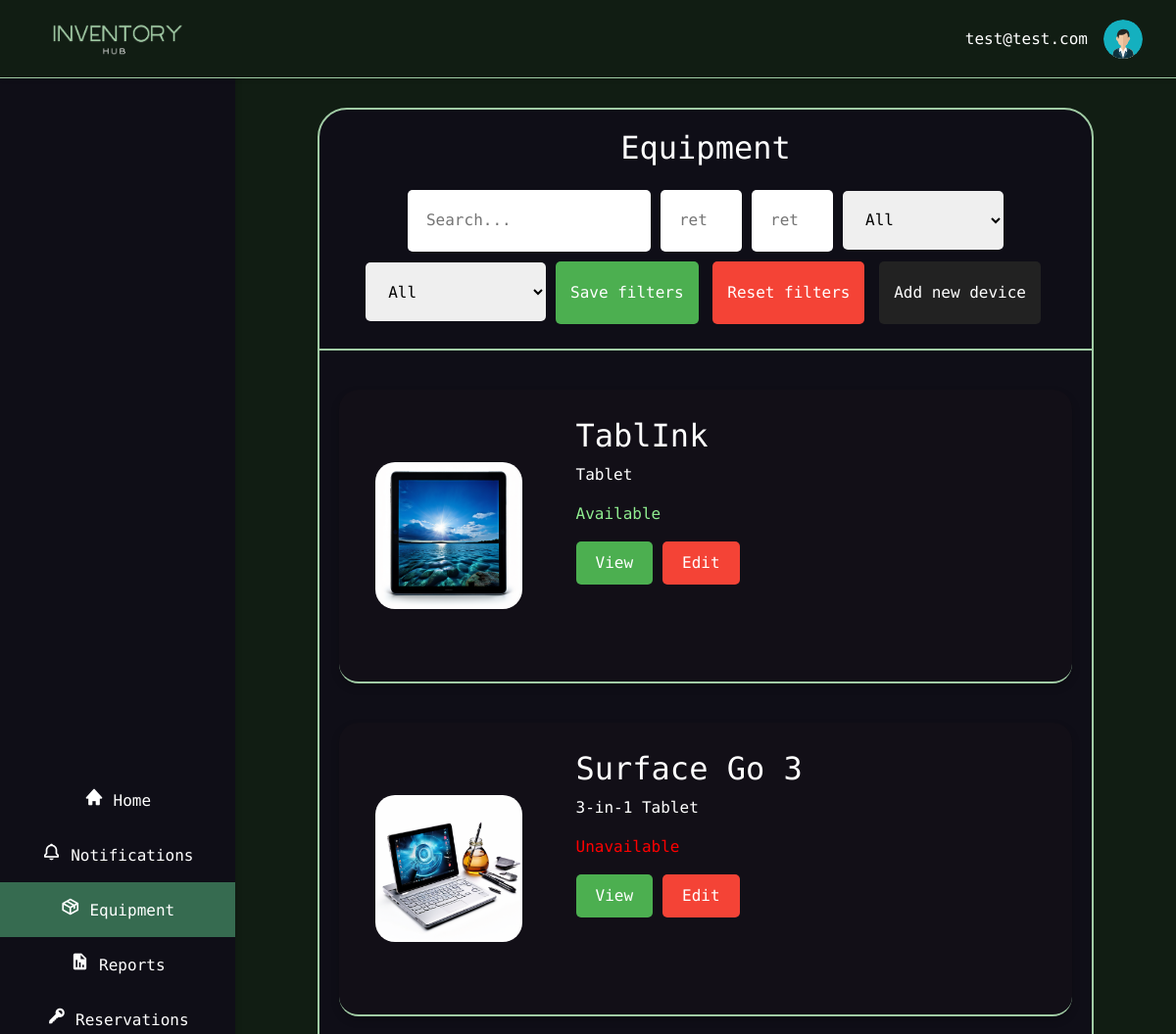
Page /equipment/ (signed in, upper part) on the earlier database version.
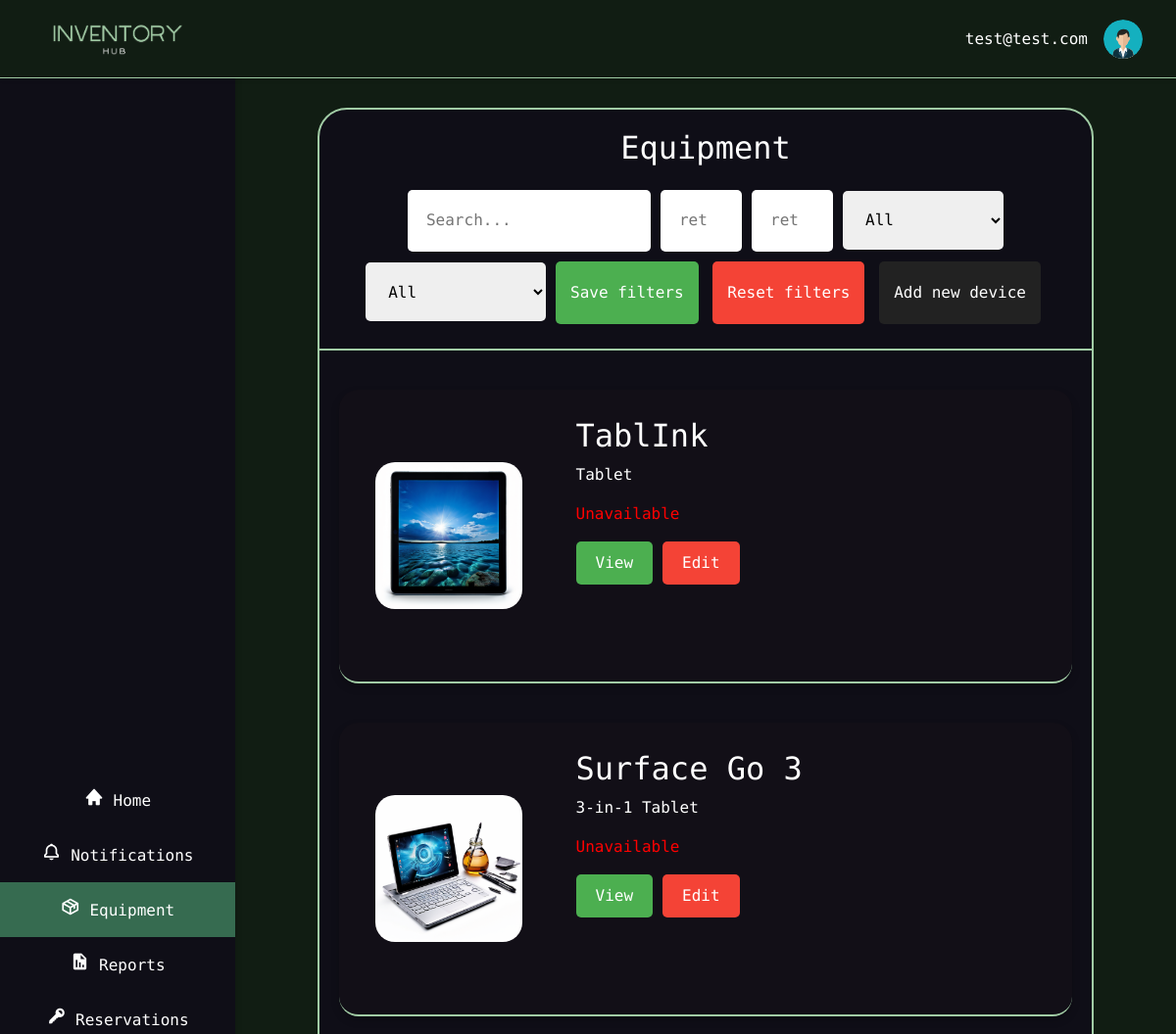
Same page on the later database version.
### InventoryManagement/models.py (models this page shows, shortened)
class Device(models.Model):
    device_name = models.CharField(max_length=100)
    device_type = models.CharField(max_length=50)
    device_desc = models.CharField(max_length=200, null=True, blank=True)
    device_status = models.BooleanField(default=False)  # Changed from CharField to BooleanField
    location = models.ForeignKey(Location, on_delete=models.CASCADE)
    config = models.ForeignKey('DeviceConfig', on_delete=models.CASCADE, null=False, blank=False)
    return_day = models.IntegerField(default=0)

### InventoryManagement/views.py (the view)
# urls.py: path("equipment/", views.equipment, name="equipment"),
@login_required
def equipment(request):
    devices, search = _search(request)
    user = request.user
    context = {
        "devices": devices,
        "search": search or "",
        "user": user,
    }
    return render(request, 'equipmentSearch.html', context)

### InventoryManagement/templates/equipmentSearch.html (shortened to what this page needs)
{% extends "base.html" %}
    {% load static %}
{% block styles %}
    <link rel="stylesheet" href="{% static 'css/equipment.css' %}">
{% endblock %}
{% block content %}
    <div class="structure-main">
    <div class="electronics-panel">
        <h2>Equipment</h2>
        <div class="search-panel">
            <form method="get"
            >
                <input type="text" placeholder="Search..." name="search" value="{{ search }}">
                <input type="number" placeholder="return>" name="return_day>" value="{{ return_day }}" min="1" max="48">
                <input type="number" placeholder="return<" name="return_day<" value="{{ return_day }}" min="1" max="48">
                <select name="device_satus" >
                    <option value="">All</option>
                </select>
                <select name="device_type" >
                    <option value="">All</option>
                </select>
                    <button class="savebtn" formaction="" name="">Save filters</button>
                   <a href="{% url 'equipment' %}">
                       <button type="button" class="resetbtn" >Reset filters</button>
                   </a>
                {% if user.role.role_name == "admin" %}
                     <a href="{% url 'add_device' %}">
                        <button type="button" class="addbtn" >Add new device</button>
                    </a>
                {% endif %}
            </form>
        </div>
        <div class="product-panel">
         {%  include "search.html" %}
        </div>
    </div>
    </div>
{% endblock %}

### InventoryManagement/templates/search.html
{% for device in devices %}
{% load static %}
            <div class="product-item">
                <img src="{% static 'images/'|add:device.device_type.lower|add:'.png'  %}" alt="{{ device.device_type }}">
            <div class="product-info">
                <h2>{{ device.device_name }}</h2>
                <p> {{ device.device_type }}</p>
                <p class="{% if device.device_status %}available{% else %}unavailable{% endif %}">
                    {% if device.device_status %}Available{% else %}Unavailable{% endif %}</p>
                <div class="actions">
                    {% if device.config%}
                    <a href="{% url 'device_view' device.config.device_serial %}"><button class="view-btn">View</button></a>
                    {% endif %}
                    {% if user.role.role_name == "admin" %}
                    <a href="{% url 'edit_device' device.config.device_serial %}"><button class="edit-btn">Edit</button></a>
                    {% endif %}
                </div>
            </div>
            </div>
{% endfor %}

Differences in the rows shown:
changed Device "TablInk": device_status "Available" → "Unavailable"
